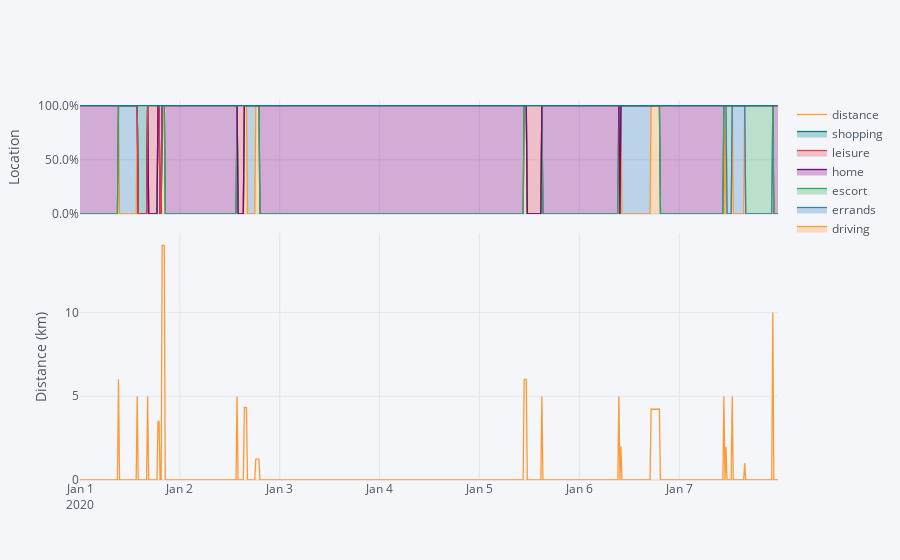

Source (notebook cell):
### Code cell
fig_mobility

### Figure 1 — Plotly figure (JSON) as saved in the notebook; plotly's stock layout.template omitted (floating-point values rounded to 4 significant figures; data arrays with more than 128 entries replaced by an {"elided": "..."} marker saying what was removed)
{"data": [{"fill": "tonexty", "fillcolor": "rgba(255, 153, 51, 0.3)", "line": {"color": "rgba(255, 153, 51, 1.0)", "dash": "solid", "shape": "linear", "width": 1.3}, "mode": "lines", "name": "driving", "text": "", "type": "scatter", "x": {"elided": "672 str values"}, "xaxis": "x", "y": {"elided": "672 int values"}, "yaxis": "y"}, {"fill": "tonexty", "fillcolor": "rgba(55, 128, 191, 0.3)", "line": {"color": "rgba(55, 128, 191, 1.0)", "dash": "solid", "shape": "linear", "width": 1.3}, "mode": "lines", "name": "errands", "text": "", "type": "scatter", "x": {"elided": "672 str values"}, "xaxis": "x", "y": {"elided": "672 int values"}, "yaxis": "y"}, {"fill": "tonexty", "fillcolor": "rgba(50, 171, 96, 0.3)", "line": {"color": "rgba(50, 171, 96, 1.0)", "dash": "solid", "shape": "linear", "width": 1.3}, "mode": "lines", "name": "escort", "text": "", "type": "scatter", "x": {"elided": "672 str values"}, "xaxis": "x", "y": {"elided": "672 int values"}, "yaxis": "y"}, {"fill": "tonexty", "fillcolor": "rgba(128, 0, 128, 0.3)", "line": {"color": "rgba(128, 0, 128, 1.0)", "dash": "solid", "shape": "linear", "width": 1.3}, "mode": "lines", "name": "home", "text": "", "type": "scatter", "x": {"elided": "672 str values"}, "xaxis": "x", "y": {"elided": "672 int values"}, "yaxis": "y"}, {"fill": "tonexty", "fillcolor": "rgba(219, 64, 82, 0.3)", "line": {"color": "rgba(219, 64, 82, 1.0)", "dash": "solid", "shape": "linear", "width": 1.3}, "mode": "lines", "name": "leisure", "text": "", "type": "scatter", "x": {"elided": "672 str values"}, "xaxis": "x", "y": {"elided": "672 int values"}, "yaxis": "y"}, {"fill": "tonexty", "fillcolor": "rgba(0, 128, 128, 0.3)", "line": {"color": "rgba(0, 128, 128, 1.0)", "dash": "solid", "shape": "linear", "width": 1.3}, "mode": "lines", "name": "shopping", "text": "", "type": "scatter", "x": {"elided": "672 str values"}, "xaxis": "x", "y": {"elided": "672 int values"}, "yaxis": "y"}, {"line": {"color": "rgba(255, 153, 51, 1.0)", "dash": "solid", "shape": "linear", "width": 1.3}, "mode": "lines", "name": "distance", "text": "", "type": "scatter", "x": {"elided": "672 str values"}, "xaxis": "x2", "y": {"elided": "672 float values"}, "yaxis": "y2"}], "layout": {"legend": {"bgcolor": "#F5F6F9", "font": {"color": "#4D5663"}}, "paper_bgcolor": "#F5F6F9", "plot_bgcolor": "#F5F6F9", "title": {"font": {"color": "#4D5663"}}, "xaxis": {"anchor": "y", "domain": [0, 1], "gridcolor": "#E1E5ED", "matches": "x2", "showgrid": true, "showticklabels": false, "tickfont": {"color": "#4D5663"}, "title": {"font": {"color": "#4D5663"}, "text": ""}, "zerolinecolor": "#E1E5ED"}, "xaxis2": {"anchor": "y2", "domain": [0, 1], "gridcolor": "#E1E5ED", "showgrid": true, "tickfont": {"color": "#4D5663"}, "title": {"font": {"color": "#4D5663"}, "text": ""}, "zerolinecolor": "#E1E5ED"}, "yaxis": {"anchor": "x", "domain": [0.7, 1], "gridcolor": "#E1E5ED", "rangemode": "tozero", "showgrid": true, "tickfont": {"color": "#4D5663"}, "tickformat": ".1%", "title": {"font": {"color": "#4D5663"}, "text": "Location"}, "zerolinecolor": "#E1E5ED"}, "yaxis2": {"anchor": "x2", "domain": [0, 0.65], "gridcolor": "#E1E5ED", "rangemode": "tozero", "showgrid": true, "tickfont": {"color": "#4D5663"}, "title": {"font": {"color": "#4D5663"}, "text": "Distance (km)"}, "zerolinecolor": "#E1E5ED"}}}
